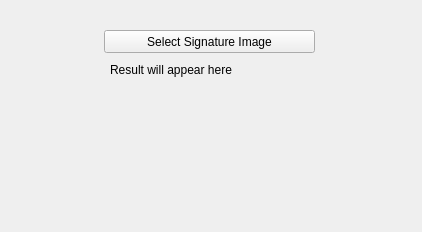
<?xml version="1.0" encoding="UTF-8"?>
<ui version="4.0">
 <class>Form</class>
 <widget class="QWidget" name="Form">
  <property name="geometry">
   <rect>
    <x>0</x>
    <y>0</y>
    <width>422</width>
    <height>232</height>
   </rect>
  </property>
  <property name="windowTitle">
   <string>Form</string>
  </property>
  <widget class="QPushButton" name="selectImageButton">
   <property name="geometry">
    <rect>
     <x>104</x>
     <y>30</y>
     <width>211</width>
     <height>23</height>
    </rect>
   </property>
   <property name="text">
    <string>Select Signature Image</string>
   </property>
  </widget>
  <widget class="QLabel" name="resultLabel">
   <property name="geometry">
    <rect>
     <x>110</x>
     <y>60</y>
     <width>201</width>
     <height>20</height>
    </rect>
   </property>
   <property name="text">
    <string>Result will appear here</string>
   </property>
  </widget>
 </widget>
 <resources/>
 <connections/>
</ui>
